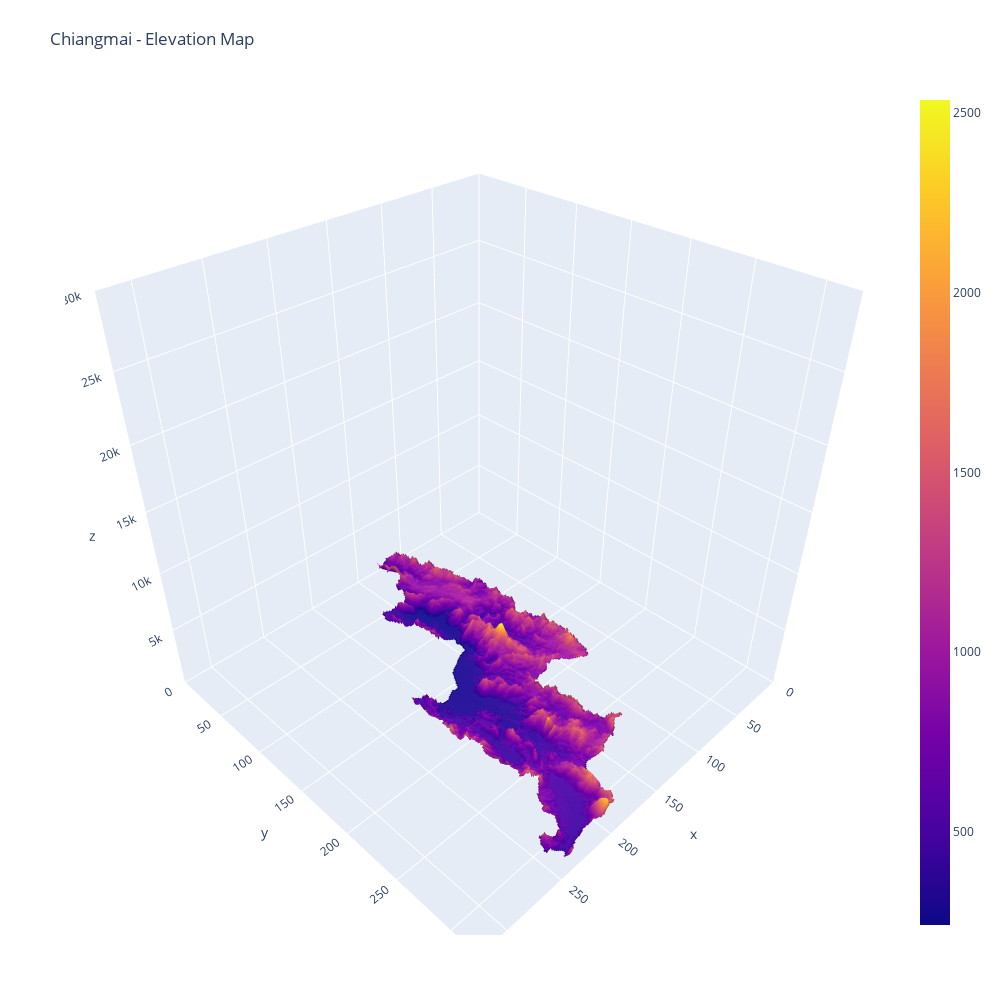

Notebook code for this chart:
### Code cell
fig = go.Figure(data=[go.Surface(z=z_data)])

fig.update_layout(title='Chiangmai - Elevation Map', autosize=False,
                  width=1000, height=1000,
                  margin=dict(l=65, r=50, b=65, t=90))
map_range = np.max(z_data.shape)
fig.update_scenes(
    xaxis_range=[0, map_range],
    yaxis_range=[0, map_range],
    zaxis_range=[0, 30000])

fig.show()

### Figure 1 — Plotly figure (JSON) as saved in the notebook; plotly's stock layout.template omitted (floating-point values rounded to 4 significant figures; data arrays with more than 128 entries replaced by an {"elided": "..."} marker saying what was removed)
{"data": [{"type": "surface", "z": {"elided": "323x324 int values"}}], "layout": {"autosize": false, "height": 1000, "margin": {"b": 65, "l": 65, "r": 50, "t": 90}, "scene": {"xaxis": {"range": [0, 324]}, "yaxis": {"range": [0, 324]}, "zaxis": {"range": [0, 30000]}}, "title": {"text": "Chiangmai - Elevation Map"}, "width": 1000}}
